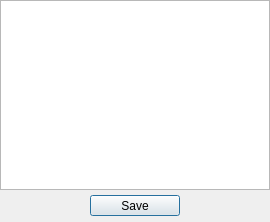
<?xml version="1.0" encoding="UTF-8"?>
<ui version="4.0">
 <class>add_notes</class>
 <widget class="QDialog" name="add_notes">
  <property name="windowModality">
   <enum>Qt::ApplicationModal</enum>
  </property>
  <property name="geometry">
   <rect>
    <x>0</x>
    <y>0</y>
    <width>270</width>
    <height>222</height>
   </rect>
  </property>
  <property name="windowTitle">
   <string>Note</string>
  </property>
  <layout class="QVBoxLayout" name="verticalLayout_3">
   <property name="spacing">
    <number>0</number>
   </property>
   <property name="leftMargin">
    <number>0</number>
   </property>
   <property name="topMargin">
    <number>0</number>
   </property>
   <property name="rightMargin">
    <number>0</number>
   </property>
   <property name="bottomMargin">
    <number>0</number>
   </property>
   <item>
    <layout class="QVBoxLayout" name="verticalLayout_2">
     <property name="spacing">
      <number>5</number>
     </property>
     <property name="bottomMargin">
      <number>6</number>
     </property>
     <item>
      <layout class="QVBoxLayout" name="verticalLayout">
       <property name="spacing">
        <number>0</number>
       </property>
       <property name="rightMargin">
        <number>0</number>
       </property>
       <item>
        <widget class="QTextEdit" name="textEdit_notes"/>
       </item>
      </layout>
     </item>
     <item>
      <layout class="QHBoxLayout" name="horizontalLayout">
       <property name="spacing">
        <number>20</number>
       </property>
       <item>
        <spacer name="horizontalSpacer">
         <property name="orientation">
          <enum>Qt::Horizontal</enum>
         </property>
         <property name="sizeHint" stdset="0">
          <size>
           <width>40</width>
           <height>20</height>
          </size>
         </property>
        </spacer>
       </item>
       <item>
        <widget class="QPushButton" name="pushButton_add">
         <property name="minimumSize">
          <size>
           <width>90</width>
           <height>20</height>
          </size>
         </property>
         <property name="maximumSize">
          <size>
           <width>90</width>
           <height>16777215</height>
          </size>
         </property>
         <property name="styleSheet">
          <string notr="true"/>
         </property>
         <property name="text">
          <string>Save</string>
         </property>
        </widget>
       </item>
       <item>
        <spacer name="horizontalSpacer_2">
         <property name="orientation">
          <enum>Qt::Horizontal</enum>
         </property>
         <property name="sizeHint" stdset="0">
          <size>
           <width>40</width>
           <height>20</height>
          </size>
         </property>
        </spacer>
       </item>
      </layout>
     </item>
    </layout>
   </item>
  </layout>
 </widget>
 <resources/>
 <connections/>
</ui>
